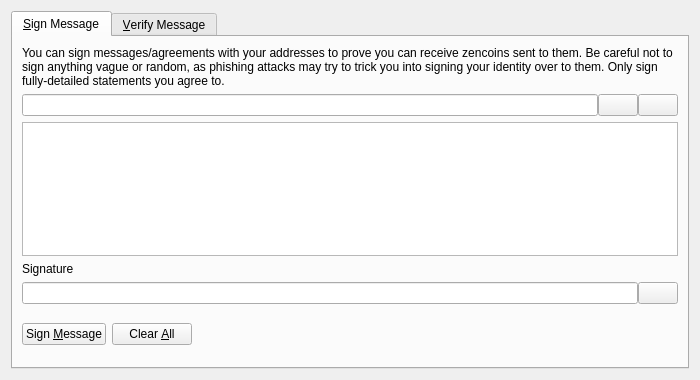
<?xml version="1.0" encoding="UTF-8"?>
<ui version="4.0">
 <class>SignVerifyMessageDialog</class>
 <widget class="QDialog" name="SignVerifyMessageDialog">
  <property name="geometry">
   <rect>
    <x>0</x>
    <y>0</y>
    <width>700</width>
    <height>380</height>
   </rect>
  </property>
  <property name="windowTitle">
   <string>Signatures - Sign / Verify a Message</string>
  </property>
  <property name="modal">
   <bool>true</bool>
  </property>
  <layout class="QVBoxLayout" name="verticalLayout">
   <item>
    <widget class="QTabWidget" name="tabWidget">
     <property name="currentIndex">
      <number>0</number>
     </property>
     <widget class="QWidget" name="tabSignMessage">
      <attribute name="title">
       <string>&amp;Sign Message</string>
      </attribute>
      <layout class="QVBoxLayout" name="verticalLayout_SM">
       <item>
        <widget class="QLabel" name="infoLabel_SM">
         <property name="text">
          <string>You can sign messages/agreements with your addresses to prove you can receive zencoins sent to them. Be careful not to sign anything vague or random, as phishing attacks may try to trick you into signing your identity over to them. Only sign fully-detailed statements you agree to.</string>
         </property>
         <property name="textFormat">
          <enum>Qt::PlainText</enum>
         </property>
         <property name="wordWrap">
          <bool>true</bool>
         </property>
        </widget>
       </item>
       <item>
        <layout class="QHBoxLayout" name="horizontalLayout_1_SM">
         <property name="spacing">
          <number>0</number>
         </property>
         <item>
          <widget class="QValidatedLineEdit" name="addressIn_SM">
           <property name="toolTip">
            <string>The Zencoin address to sign the message with</string>
           </property>
          </widget>
         </item>
         <item>
          <widget class="QPushButton" name="addressBookButton_SM">
           <property name="toolTip">
            <string>Choose previously used address</string>
           </property>
           <property name="text">
            <string/>
           </property>
           <property name="icon">
            <iconset resource="../bitcoin.qrc">
             <normaloff>:/icons/address-book</normaloff>:/icons/address-book</iconset>
           </property>
           <property name="shortcut">
            <string>Alt+A</string>
           </property>
           <property name="autoDefault">
            <bool>false</bool>
           </property>
          </widget>
         </item>
         <item>
          <widget class="QPushButton" name="pasteButton_SM">
           <property name="toolTip">
            <string>Paste address from clipboard</string>
           </property>
           <property name="text">
            <string/>
           </property>
           <property name="icon">
            <iconset resource="../bitcoin.qrc">
             <normaloff>:/icons/editpaste</normaloff>:/icons/editpaste</iconset>
           </property>
           <property name="shortcut">
            <string>Alt+P</string>
           </property>
           <property name="autoDefault">
            <bool>false</bool>
           </property>
          </widget>
         </item>
        </layout>
       </item>
       <item>
        <widget class="QPlainTextEdit" name="messageIn_SM">
         <property name="toolTip">
          <string>Enter the message you want to sign here</string>
         </property>
        </widget>
       </item>
       <item>
        <widget class="QLabel" name="signatureLabel_SM">
         <property name="text">
          <string>Signature</string>
         </property>
         <property name="textFormat">
          <enum>Qt::PlainText</enum>
         </property>
        </widget>
       </item>
       <item>
        <layout class="QHBoxLayout" name="horizontalLayout_2_SM">
         <property name="spacing">
          <number>0</number>
         </property>
         <item>
          <widget class="QLineEdit" name="signatureOut_SM">
           <property name="font">
            <font>
             <italic>true</italic>
            </font>
           </property>
           <property name="readOnly">
            <bool>true</bool>
           </property>
          </widget>
         </item>
         <item>
          <widget class="QPushButton" name="copySignatureButton_SM">
           <property name="toolTip">
            <string>Copy the current signature to the system clipboard</string>
           </property>
           <property name="text">
            <string/>
           </property>
           <property name="icon">
            <iconset resource="../bitcoin.qrc">
             <normaloff>:/icons/editcopy</normaloff>:/icons/editcopy</iconset>
           </property>
           <property name="autoDefault">
            <bool>false</bool>
           </property>
          </widget>
         </item>
        </layout>
       </item>
       <item>
        <layout class="QHBoxLayout" name="horizontalLayout_3_SM">
         <item>
          <widget class="QPushButton" name="signMessageButton_SM">
           <property name="toolTip">
            <string>Sign the message to prove you own this Zencoin address</string>
           </property>
           <property name="text">
            <string>Sign &amp;Message</string>
           </property>
           <property name="icon">
            <iconset resource="../bitcoin.qrc">
             <normaloff>:/icons/edit</normaloff>:/icons/edit</iconset>
           </property>
           <property name="autoDefault">
            <bool>false</bool>
           </property>
          </widget>
         </item>
         <item>
          <widget class="QPushButton" name="clearButton_SM">
           <property name="toolTip">
            <string>Reset all sign message fields</string>
           </property>
           <property name="text">
            <string>Clear &amp;All</string>
           </property>
           <property name="icon">
            <iconset resource="../bitcoin.qrc">
             <normaloff>:/icons/remove</normaloff>:/icons/remove</iconset>
           </property>
           <property name="autoDefault">
            <bool>false</bool>
           </property>
          </widget>
         </item>
         <item>
          <spacer name="horizontalSpacer_1_SM">
           <property name="orientation">
            <enum>Qt::Horizontal</enum>
           </property>
           <property name="sizeHint" stdset="0">
            <size>
             <width>40</width>
             <height>48</height>
            </size>
           </property>
          </spacer>
         </item>
         <item>
          <widget class="QLabel" name="statusLabel_SM">
           <property name="font">
            <font>
             <weight>75</weight>
             <bold>true</bold>
            </font>
           </property>
           <property name="text">
            <string/>
           </property>
           <property name="wordWrap">
            <bool>true</bool>
           </property>
          </widget>
         </item>
         <item>
          <spacer name="horizontalSpacer_2_SM">
           <property name="orientation">
            <enum>Qt::Horizontal</enum>
           </property>
           <property name="sizeHint" stdset="0">
            <size>
             <width>40</width>
             <height>48</height>
            </size>
           </property>
          </spacer>
         </item>
        </layout>
       </item>
      </layout>
     </widget>
     <widget class="QWidget" name="tabVerifyMessage">
      <attribute name="title">
       <string>&amp;Verify Message</string>
      </attribute>
      <layout class="QVBoxLayout" name="verticalLayout_VM">
       <item>
        <widget class="QLabel" name="infoLabel_VM">
         <property name="text">
          <string>Enter the receiver's address, message (ensure you copy line breaks, spaces, tabs, etc. exactly) and signature below to verify the message. Be careful not to read more into the signature than what is in the signed message itself, to avoid being tricked by a man-in-the-middle attack. Note that this only proves the signing party receives with the address, it cannot prove sendership of any transaction!</string>
         </property>
         <property name="textFormat">
          <enum>Qt::PlainText</enum>
         </property>
         <property name="alignment">
          <set>Qt::AlignLeading|Qt::AlignLeft|Qt::AlignTop</set>
         </property>
         <property name="wordWrap">
          <bool>true</bool>
         </property>
        </widget>
       </item>
       <item>
        <layout class="QHBoxLayout" name="horizontalLayout_1_VM">
         <property name="spacing">
          <number>0</number>
         </property>
         <item>
          <widget class="QValidatedLineEdit" name="addressIn_VM">
           <property name="toolTip">
            <string>The Zencoin address the message was signed with</string>
           </property>
          </widget>
         </item>
         <item>
          <widget class="QPushButton" name="addressBookButton_VM">
           <property name="toolTip">
            <string>Choose previously used address</string>
           </property>
           <property name="text">
            <string/>
           </property>
           <property name="icon">
            <iconset resource="../bitcoin.qrc">
             <normaloff>:/icons/address-book</normaloff>:/icons/address-book</iconset>
           </property>
           <property name="shortcut">
            <string>Alt+A</string>
           </property>
           <property name="autoDefault">
            <bool>false</bool>
           </property>
          </widget>
         </item>
        </layout>
       </item>
       <item>
        <widget class="QPlainTextEdit" name="messageIn_VM"/>
       </item>
       <item>
        <widget class="QValidatedLineEdit" name="signatureIn_VM"/>
       </item>
       <item>
        <layout class="QHBoxLayout" name="horizontalLayout_2_VM">
         <item>
          <widget class="QPushButton" name="verifyMessageButton_VM">
           <property name="toolTip">
            <string>Verify the message to ensure it was signed with the specified Zencoin address</string>
           </property>
           <property name="text">
            <string>Verify &amp;Message</string>
           </property>
           <property name="icon">
            <iconset resource="../bitcoin.qrc">
             <normaloff>:/icons/transaction_0</normaloff>:/icons/transaction_0</iconset>
           </property>
           <property name="autoDefault">
            <bool>false</bool>
           </property>
          </widget>
         </item>
         <item>
          <widget class="QPushButton" name="clearButton_VM">
           <property name="toolTip">
            <string>Reset all verify message fields</string>
           </property>
           <property name="text">
            <string>Clear &amp;All</string>
           </property>
           <property name="icon">
            <iconset resource="../bitcoin.qrc">
             <normaloff>:/icons/remove</normaloff>:/icons/remove</iconset>
           </property>
           <property name="autoDefault">
            <bool>false</bool>
           </property>
          </widget>
         </item>
         <item>
          <spacer name="horizontalSpacer_1_VM">
           <property name="orientation">
            <enum>Qt::Horizontal</enum>
           </property>
           <property name="sizeHint" stdset="0">
            <size>
             <width>40</width>
             <height>48</height>
            </size>
           </property>
          </spacer>
         </item>
         <item>
          <widget class="QLabel" name="statusLabel_VM">
           <property name="font">
            <font>
             <weight>75</weight>
             <bold>true</bold>
            </font>
           </property>
           <property name="text">
            <string/>
           </property>
           <property name="wordWrap">
            <bool>true</bool>
           </property>
          </widget>
         </item>
         <item>
          <spacer name="horizontalSpacer_2_VM">
           <property name="orientation">
            <enum>Qt::Horizontal</enum>
           </property>
           <property name="sizeHint" stdset="0">
            <size>
             <width>40</width>
             <height>48</height>
            </size>
           </property>
          </spacer>
         </item>
        </layout>
       </item>
      </layout>
     </widget>
    </widget>
   </item>
  </layout>
 </widget>
 <customwidgets>
  <customwidget>
   <class>QValidatedLineEdit</class>
   <extends>QLineEdit</extends>
   <header>qt/qvalidatedlineedit.h</header>
  </customwidget>
 </customwidgets>
 <resources>
  <include location="../bitcoin.qrc"/>
 </resources>
 <connections/>
</ui>
